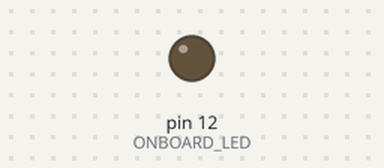
Bench run of a sketch on a simulated Arduino Uno, built with avr-gcc and run on an emulated ATmega328P. Shown: output pins drawn as LEDs (lit = HIGH).

Above: at 0.4 s.
At 3.9 s:
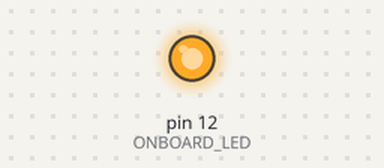
Timing chart, 0 to 6.1 s (numbered marks = the images above):
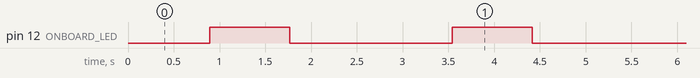

The sketch:

C03-LED_CircularWave.ino
```cpp
#define ONBOARD_LED 12    // LED GP12

float smoothness_pts = 500;

float betaC = 0.5;   // Example value for beta C
float gammaC = 0.14;  //
// float betaC = 2.0;   // Example value for beta C
// float gammaC = 1.5;  // Example value for gamma C
int x = 0;

// the setup function runs once when you press reset or power the board
void setup() {
  // initialize digital pin LED_BUILTIN as an output.
  pinMode(ONBOARD_LED, OUTPUT);
}

// the loop function runs over and over again forever
void loop() {
    if (x >= smoothness_pts)
        x = 0;

    // float pwm_val = 255.0*sqrt((1.0 -  sq(abs((2.0*(x/smoothness_pts))-1.0))));
    float pwm_val = 255.0*(exp(-(pow(((x/smoothness_pts)-betaC)/gammaC,2.0))/2.0));
    analogWrite(ONBOARD_LED,int(pwm_val));
    x += 1;
    delay(5);
}
```

Measured:
- by itself, pin 12 (ONBOARD_LED): alternates HIGH for 0.87 s and LOW for 1.8 s
